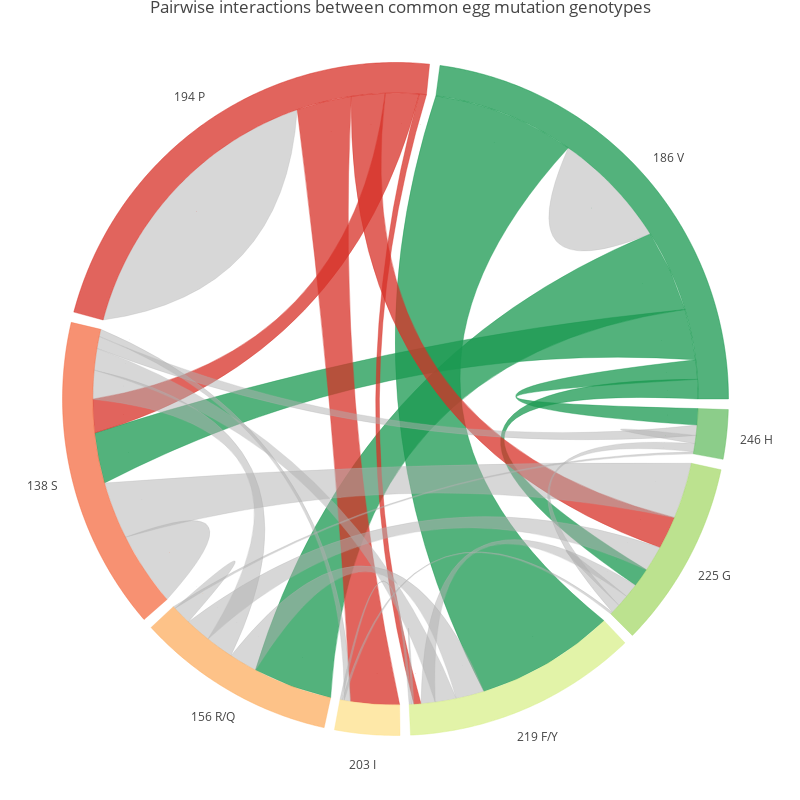

Notebook code for this chart:
### Code cell
data = ideograms + ribbon_info
layout['shapes'] = shapes
layout['annotations'] = annotations
fig = go.Figure(data=data, layout=layout)
from plotly.offline import download_plotlyjs, init_notebook_mode,  iplot, plot
init_notebook_mode(connected=True)
iplot(fig)
